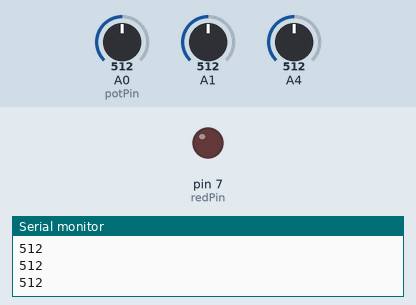
Simulated run of this sketch. Board: Arduino Uno, built with avr-gcc and run on an emulated ATmega328P. Shown: output pins drawn as LEDs (lit = HIGH), the last lines printed to the serial monitor. Dashed ring = blinking. The test bench sets the inputs (shaded band); at power-on: A0 (potPin) = 512, A1 = 512, A4 = 512.

Above: at 1.2 s.
1.3 s: A0 (potPin) set to 991
2.8 s: A0 (potPin) set to 1010
At 2.95 s:
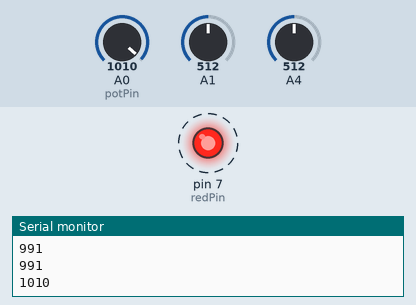
5.8 s: A0 (potPin) set to 990
At 6.8 s:
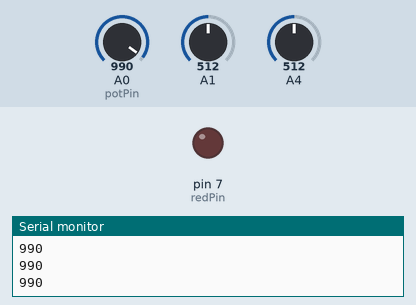
7.3 s: A0 (potPin) set to 1023
At 7.67 s:
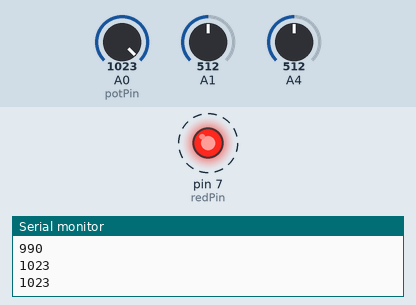
Timing chart, 0 to 11.3 s (numbered marks = the images above; inputs shaded):
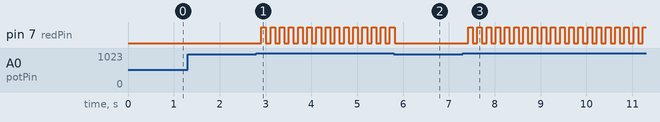

The sketch:

ledlo.ino
```cpp
int potVal;
int delayTime=100;
int potPin=A0;
int redPin=7;

void setup(){

Serial.begin(9600);
pinMode(potPin,INPUT);
pinMode(redPin,OUTPUT);

}

void loop(){

potVal=analogRead(potPin);
Serial.println(potVal);
delay(delayTime);

while (potVal>1000){
  digitalWrite(redPin,HIGH);
  potVal=analogRead(potVal);
  delay(delayTime);
}
digitalWrite(redPin,LOW);
}
```

Measured:
- the behaviour switches between 1000 and 1001 on A0 (potPin) (found by bisection; images 0 and 1)
- after the input at 2.8 s, pin 7 (redPin): alternates HIGH for 0.10 s and LOW for 0.10 s, starting after 0.11 s
- after the input at 5.8 s, pin 7 (redPin): goes on until 5.8 s, then stays LOW
- after the input at 7.3 s, pin 7 (redPin): alternates HIGH for 0.10 s and LOW for 0.10 s, starting after 0.12 s
